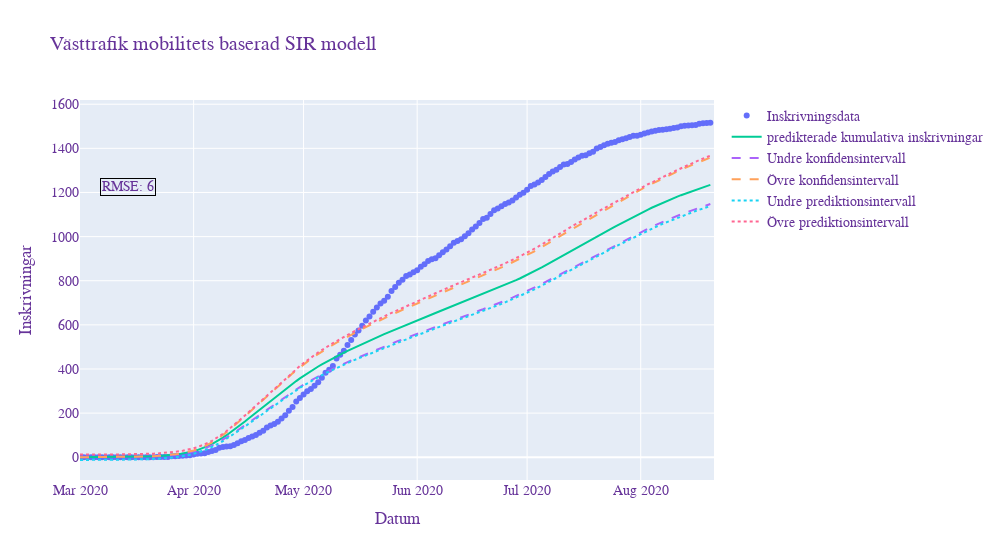

The notebook cell saved with this chart:
### Markdown cell above
Cell calcualtes the cumulative admissions and confidens/prediktion intervalls

### Code cell
numBetas = 50 #number of betas used for normal dist for conf. intervalls
numEpsilon = 500

##################  Confidence intervall calculation
#defines confidence intervall arrays
confint = np.zeros([prediction_time,2]) 


# Generates an array of betas using normal dist.
betas=np.random.multivariate_normal(popt,pcov,numBetas) 
values = np.zeros((prediction_time,numBetas))

# Generates an array of betas using normal dist.
for beta in range(len(betas)): 
  values[:,beta] = np.cumsum(modelfunction(t,*betas[beta]))
  
#Evaluates the model function for each given beta
for day in range(len(t)):
  confint[day,0]=np.quantile(values[day,:],0.025)
  confint[day,1]=np.quantile(values[day,:],0.975)
  

##################  Prediction intervall calculation
#calcuales standard deviation of residual between model and data
std_residual = np.std(modelfunction(t_fittingdata,*popt)-dailyAdmissions[:fittingPoints], ddof=2) #calcuales standard deviation of residual between model and data
predint = np.zeros([prediction_time,2])

temp = []
pred_matrix = np.zeros((prediction_time,(numBetas*numEpsilon)))

#loops trough model values each day a adds the error values generated from t-dist to each prediction 
#and returns the prediction matrix
for day in range(prediction_time): #loops trough model values each day a adds the error values generated from t-dist to each prediction 
  for beta in range(len(betas)):
      temp =  np.add(np.cumsum(modelfunction(t,*betas[beta]))[day],tdist.rvs(prediction_time,0,std_residual,numEpsilon))
      pred_matrix[day,(beta*numEpsilon):(beta*numEpsilon+numEpsilon)] = temp

#calculates the prediction intervals for each time step
for day in range(prediction_time): #calculates the prediction intervals
    predint[day,0] = np.quantile(pred_matrix[day],0.025)
    predint[day,1] = np.quantile(pred_matrix[day],0.975)

fig = go.Figure()
#plots the fitting admission data points
fig.add_trace(go.Scatter( 
                    x=pd.Series(pd.date_range("2020-03-01", freq="D", periods=fittingPoints)), 
                    y=np.cumsum(dailyAdmissions),
                    mode='markers',
                    name='Inskrivningsdata'))
#plots all the available admission data points
fig.add_trace(go.Scatter( 
                    x=pd.Series(pd.date_range(pd.to_datetime('2020-03-01')+timedelta(days=fittingPoints), freq="D", periods=prediction_time-fittingPoints)),
                    y=np.cumsum(dailyAdmissions)[fittingPoints:],
                    mode='markers',
                    marker=dict(
                        color='firebrick',
                    ),
                    name='Admission data'))
#plots model admissions
fig.add_trace(go.Scatter(
                    x=pd.Series(pd.date_range("2020-03-01", freq="D", periods=prediction_time)), 
                    y=np.cumsum(modelfunction(t,*popt)),
                    mode='lines',
                    name='predikterade kumulativa inskrivningar'))
#plots lower confidence interval
fig.add_trace(go.Scatter(
                    x=pd.Series(pd.date_range("2020-03-01", freq="D", periods=prediction_time)), 
                    y=confint[:,0],
                    mode='lines',
                    name='Undre konfidensintervall',
                    line = dict( width=2, dash='dash')))
#plots Upper confidence interval
fig.add_trace(go.Scatter(
                    x=pd.Series(pd.date_range("2020-03-01", freq="D", periods=prediction_time)), 
                    y=confint[:,1],
                    mode='lines',
                    name='Övre konfidensintervall',
                    line = dict(width=2, dash='dash')))
#plots lower prediction interval
fig.add_trace(go.Scatter(
                    x=pd.Series(pd.date_range("2020-03-01", freq="D", periods=prediction_time)), 
                    y=predint[:,0],
                    mode='lines',
                    name='Undre prediktionsintervall',
                    line = dict(width=2, dash='dot')))
#plots upper prediction interval
fig.add_trace(go.Scatter(
                    x=pd.Series(pd.date_range("2020-03-01", freq="D", periods=prediction_time)), 
                    y=predint[:,1],
                    mode='lines',
                    name='Övre prediktionsintervall',
                    line = dict(width=2, dash='dot')))
#plots RMSE annotation box
fig.add_annotation(x=pd.to_datetime("2020-03-01"),y=0, 
                   text=f"RMSE: {math.floor(mean_squared_error(dailyAdmissions[:prediction_time],modelfunction(t,*popt), squared = False))}",
                   showarrow=False,
                   bordercolor="black",
                   xshift=48,
                   yshift=270
                  )
fig.update_layout(
                    title='Västtrafik mobilitets baserad SIR modell',
                    xaxis_title='Datum',
                    yaxis_title='Inskrivningar',
                    autosize=False,
                    width=1000,
                    xaxis_range=["2020-03-01",pd.to_datetime('2020-03-01')+timedelta(days=prediction_time)],
                    
                    font=dict(
                      family="Courier New, monospace",
                      size=14,
                      color="RebeccaPurple"
                    )
)
fig.show()

### Figure 1 — Plotly figure (JSON) as saved in the notebook; plotly's stock layout.template omitted (floating-point values rounded to 4 significant figures; data arrays with more than 128 entries replaced by an {"elided": "..."} marker saying what was removed)
{"data": [{"mode": "markers", "name": "Inskrivningsdata", "type": "scatter", "x": {"elided": "173 str values"}, "y": {"elided": "173 int values"}}, {"marker": {"color": "firebrick"}, "mode": "markers", "name": "Admission data", "type": "scatter", "x": [], "y": []}, {"mode": "lines", "name": "predikterade kumulativa inskrivningar", "type": "scatter", "x": {"elided": "173 str values"}, "y": {"elided": "173 float values"}}, {"line": {"dash": "dash", "width": 2}, "mode": "lines", "name": "Undre konfidensintervall", "type": "scatter", "x": {"elided": "173 str values"}, "y": {"elided": "173 float values"}}, {"line": {"dash": "dash", "width": 2}, "mode": "lines", "name": "Övre konfidensintervall", "type": "scatter", "x": {"elided": "173 str values"}, "y": {"elided": "173 float values"}}, {"line": {"dash": "dot", "width": 2}, "mode": "lines", "name": "Undre prediktionsintervall", "type": "scatter", "x": {"elided": "173 str values"}, "y": {"elided": "173 float values"}}, {"line": {"dash": "dot", "width": 2}, "mode": "lines", "name": "Övre prediktionsintervall", "type": "scatter", "x": {"elided": "173 str values"}, "y": {"elided": "173 float values"}}], "layout": {"annotations": [{"bordercolor": "black", "showarrow": false, "text": "RMSE: 6", "x": "2020-03-01T00:00:00", "xshift": 48, "y": 0, "yshift": 270}], "autosize": false, "font": {"color": "RebeccaPurple", "family": "Courier New, monospace", "size": 14}, "title": {"text": "Västtrafik mobilitets baserad SIR modell"}, "width": 1000, "xaxis": {"range": ["2020-03-01", "2020-08-21T00:00:00"], "title": {"text": "Datum"}}, "yaxis": {"title": {"text": "Inskrivningar"}}}}
